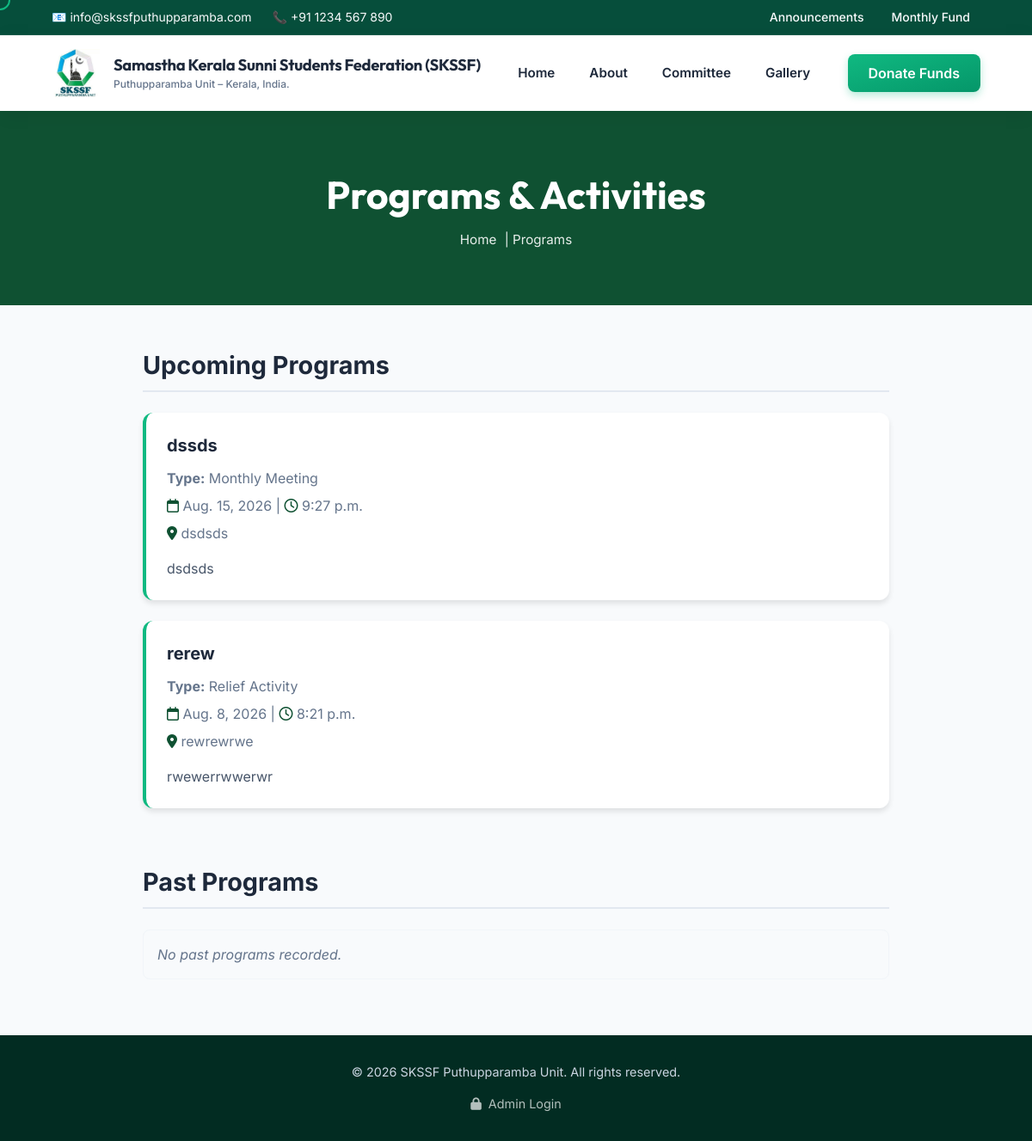
Screenshot of /programs/ with the database file from the repository.
### portal/models.py (models this page shows, shortened)
class Program(models.Model):
    PROGRAM_TYPES = (
        ('weekly', 'Weekly Dars'),
        ('monthly', 'Monthly Meeting'),
        ('relief', 'Relief Activity'),
        ('class', 'Islamic Class'),
        ('youth', 'Youth Program'),
        ('news', 'News / Announcement'),
        ('other', 'Other'),
    )
    title = models.CharField(max_length=255)
    description = models.TextField()
    program_type = models.CharField(max_length=20, choices=PROGRAM_TYPES, default='other')
    date = models.DateField()
    time = models.TimeField(null=True, blank=True)
    venue = models.CharField(max_length=255, null=True, blank=True)
    banner = models.ImageField(upload_to='programs/', null=True, blank=True)
    is_upcoming = models.BooleanField(default=True)
    class Meta:
        ordering = ['-date']

### portal/views.py (the view)
# urls.py: path('programs/', views.programs, name='programs'),
def programs(request):
    upcoming = Program.objects.filter(is_upcoming=True)
    past = Program.objects.filter(is_upcoming=False)
    return render(request, 'programs.html', {'upcoming': upcoming, 'past': past})

### templates/programs.html (shortened to what this page needs)
{% extends 'base.html' %}
{% block content %}
<div class="bg-primary text-white py-[3rem] md:py-[4rem] px-[5%] text-center relative">
    <div class="banner-content">
        <h1 class="text-[2rem] md:text-[2.8rem] mb-2 font-outfit font-bold">Programs & Activities</h1>
        <div class="text-[0.95rem] opacity-90">
            <a href="{% url 'home' %}" class="text-white no-underline mr-[5px] hover:underline">Home</a> | Programs
        </div>
    </div>
</div>
<div class="container mx-auto px-4 mt-12 mb-16 max-w-[900px]">
    <h2 class="text-[1.8rem] text-textmain font-bold mb-6 border-b-2 border-slate-200 pb-2">Upcoming Programs</h2>
    <div class="grid gap-6">
    {% for program in upcoming %}
    <div class="bg-white p-6 rounded-xl shadow-[0_4px_6px_rgba(0,0,0,0.1)] border-l-4 border-[#10b981] transition-transform hover:-translate-y-1 hover:shadow-lg">
        <h3 class="text-xl font-bold text-textmain mb-3">{{ program.title }}</h3>
        <p class="mb-2 text-textmuted"><strong>Type:</strong> {{ program.get_program_type_display }}</p>
        <p class="mb-2 text-textmuted"><i class="far fa-calendar text-primary"></i> {{ program.date }} | <i class="far fa-clock text-primary"></i> {{ program.time|default:"TBA" }}</p>
        <p class="mb-4 text-textmuted"><i class="fas fa-map-marker-alt text-primary"></i> {{ program.venue|default:"TBA" }}</p>
        <p class="text-slate-600 leading-relaxed">{{ program.description }}</p>
    </div>
    {% empty %}
    <p class="text-slate-500 italic p-4 bg-slate-50 rounded-lg border border-slate-100">No upcoming programs at the moment.</p>
    {% endfor %}
    </div>
    <h2 class="text-[1.8rem] text-textmain font-bold mt-16 mb-6 border-b-2 border-slate-200 pb-2">Past Programs</h2>
    <div class="grid gap-6">
    {% for program in past %}
    <div class="bg-white p-6 rounded-xl shadow-[0_4px_6px_rgba(0,0,0,0.1)] border-l-4 border-slate-400 transition-transform hover:-translate-y-1 hover:shadow-lg">
        <h3 class="text-xl font-bold text-textmain mb-3">{{ program.title }}</h3>
        <p class="mb-4 text-textmuted"><i class="far fa-calendar text-slate-400"></i> {{ program.date }}</p>
        <p class="text-slate-600 leading-relaxed">{{ program.description }}</p>
    </div>
    {% empty %}
    <p class="text-slate-500 italic p-4 bg-slate-50 rounded-lg border border-slate-100">No past programs recorded.</p>
    {% endfor %}
    </div>
</div>
{% endblock %}

### templates/base.html (style rules this page uses)
* { box-sizing: border-box; margin: 0; padding: 0; }
body { -webkit-font-smoothing: antialiased; }
@media (min-width: 768px) { body, a, button, input, textarea, select { cursor: none !important; } }

### rows the page displays
Program: title "dssds", program_type "Monthly Meeting", date "Aug. 15, 2026", time "9:27 p.m.", venue "dsdsds", description "dsdsds"
Program: title "rerew", program_type "Relief Activity", date "Aug. 8, 2026", time "8:21 p.m.", venue "rewrewrwe", description "rwewerrwwerwr"
